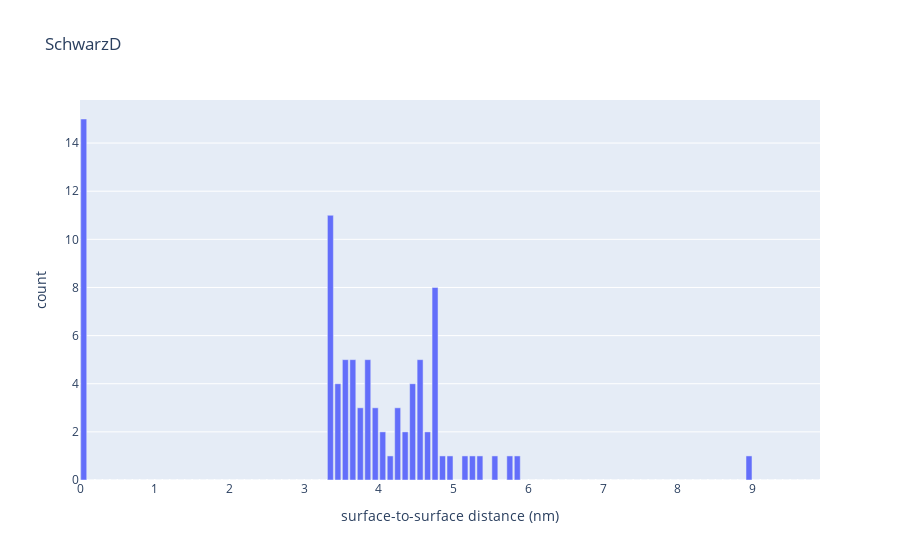

The code cell stored with this chart in its notebook:
### Code cell
# Plot the histogram
hist_schwarzD = pd.DataFrame(dist_schwarzD,columns=['SchwarzD'])
counts, bins = np.histogram(hist_schwarzD,bins=np.arange(0,10,0.1))
bins = 0.5 * (bins[:-1] + bins[1:])
fig = px.bar(x=bins, y=counts, labels={'x':'surface-to-surface distance (nm)', 'y':'count'},
            title='SchwarzD')
fig.show()
# fig.write_image('schwarzD_dist.png')

### Figure 1 — Plotly figure (JSON) as saved in the notebook; plotly's stock layout.template omitted (floating-point values rounded to 4 significant figures)
{"data": [{"alignmentgroup": "True", "hovertemplate": "surface-to-surface distance (nm)=%{x}<br>count=%{y}<extra></extra>", "legendgroup": "", "marker": {"color": "#636efa", "pattern": {"shape": ""}}, "name": "", "offsetgroup": "", "orientation": "v", "showlegend": false, "textposition": "auto", "type": "bar", "x": [0.05, 0.15, 0.25, 0.35, 0.45, 0.55, 0.65, 0.75, 0.85, 0.95, 1.05, 1.15, 1.25, 1.35, 1.45, 1.55, 1.65, 1.75, 1.85, 1.95, 2.05, 2.15, 2.25, 2.35, 2.45, 2.55, 2.65, 2.75, 2.85, 2.95, 3.05, 3.15, 3.25, 3.35, 3.45, 3.55, 3.65, 3.75, 3.85, 3.95, 4.05, 4.15, 4.25, 4.35, 4.45, 4.55, 4.65, 4.75, 4.85, 4.95, 5.05, 5.15, 5.25, 5.35, 5.45, 5.55, 5.65, 5.75, 5.85, 5.95, 6.05, 6.15, 6.25, 6.35, 6.45, 6.55, 6.65, 6.75, 6.85, 6.95, 7.05, 7.15, 7.25, 7.35, 7.45, 7.55, 7.65, 7.75, 7.85, 7.95, 8.05, 8.15, 8.25, 8.35, 8.45, 8.55, 8.65, 8.75, 8.85, 8.95, 9.05, 9.15, 9.25, 9.35, 9.45, 9.55, 9.65, 9.75, 9.85], "xaxis": "x", "y": [15, 0, 0, 0, 0, 0, 0, 0, 0, 0, 0, 0, 0, 0, 0, 0, 0, 0, 0, 0, 0, 0, 0, 0, 0, 0, 0, 0, 0, 0, 0, 0, 0, 11, 4, 5, 5, 3, 5, 3, 2, 1, 3, 2, 4, 5, 2, 8, 1, 1, 0, 1, 1, 1, 0, 1, 0, 1, 1, 0, 0, 0, 0, 0, 0, 0, 0, 0, 0, 0, 0, 0, 0, 0, 0, 0, 0, 0, 0, 0, 0, 0, 0, 0, 0, 0, 0, 0, 0, 1, 0, 0, 0, 0, 0, 0, 0, 0, 0], "yaxis": "y"}], "layout": {"barmode": "relative", "legend": {"tracegroupgap": 0}, "title": {"text": "SchwarzD"}, "xaxis": {"anchor": "y", "domain": [0, 1], "title": {"text": "surface-to-surface distance (nm)"}}, "yaxis": {"anchor": "x", "domain": [0, 1], "title": {"text": "count"}}}}
